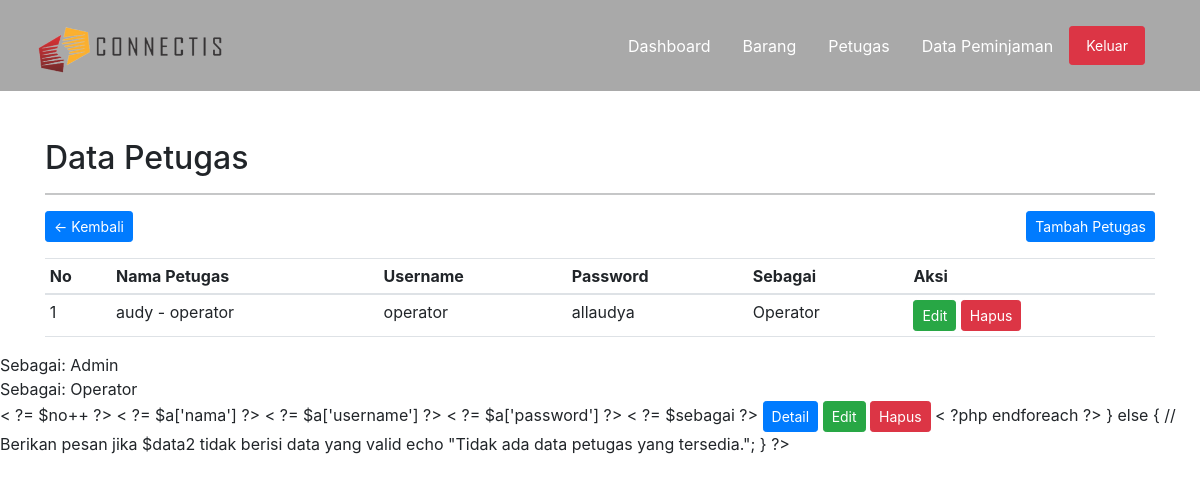
The app's page /admin/data-petugas.php (signed in) with its own data.
### tables this page shows
CREATE TABLE `users` (
  `id_user` int NOT NULL,
  `nama` varchar(50) NOT NULL,
  `username` varchar(30) NOT NULL,
  `password` varchar(100) NOT NULL,
  `id_level` enum('1','2') NOT NULL
);

### admin/include/petugas.php (the view)
<div class="container mt-5">
  <h2>Data Petugas</h2>
  <hr>
  <a href="index.php" class="btn btn-primary btn-sm float-left">← Kembali</a>
  <a href="?h=tambah-petugas" class="btn btn-primary btn-sm float-right">Tambah Petugas</a>
  <div class="clearfix"></div>
  <table class="table table-sm mt-3">
    <thead>
      <tr>
 <th>No</th>
 <th>Nama Petugas</th>
 <th>Username</th>
 <th>Password</th>
 <th>Sebagai</th>
 <th>Aksi</th>
      </tr>
    </thead>
    <tbody>
      <?php
          foreach ($petugas as $r):
            $r['id_level'] == 2 ? $sebagai = 'Operator' : $sebagai = 'Admin';
        ?>
      <tr>
            <td><?= $no++ ?></td>
            <td><?= $r['nama'] ?></td>
            <td><?= $r['username'] ?></td>
            <td><?= $r['password'] ?></td>
            <td><?= $sebagai ?></td>
        <td>
          <div class="d-inline">
              <a href="?p=edit-petugas&id=<?= $r['id_user'] ?>" class="btn btn-success btn-sm">Edit</a>
              <a href="?p=hapus-petugas&id=<?= $r['id_user'] ?>" class="btn btn-danger btn-sm" onclick="return confirm('Hapus data ini?')">Hapus</a>
          </div>
      </td>
      </tr>
      <?php endforeach ?>
    </tbody>
  </table>
</div>
<?php
$data2 = array(
    array('id_level' => 2),
    array('id_level' => 1),
);
if (is_array($data2) || is_object($data2)) {
    foreach ($data2 as $a) {
        $sebagai = ($a['id_level'] == 2) ? "Admin" : "Operator";
        echo "Sebagai: " . $sebagai . "<br>";
    }
} else {
    echo "Error: Data tidak valid!";
}
?>
<tr>
    <td>< ?= $no++ ?></td>
    <td>< ?= $a['nama'] ?></td>
    <td>< ?= $a['username'] ?></td>
    <td>< ?= $a['password'] ?></td>
    <td>< ?= $sebagai ?></td>
    <td>
        <div class="d-inline">
            <a href="?h=detail-petugas&id=< ?= $a['id_user'] ?>" class="btn btn-primary btn-sm">Detail</a>
            <a href="?h=edit-petugas&id=< ?= $a['id_user'] ?>" class="btn btn-success btn-sm">Edit</a>
            <a href="?h=hapus-petugas&id=< ?= $a['id_user'] ?>" class="btn btn-danger btn-sm" onclick="return confirm('Hapus data ini?')">Hapus</a>
        </div>
    </td>
</tr>
< ?php endforeach ?>
} else {
    // Berikan pesan jika $data2 tidak berisi data yang valid
    echo "<tr><td colspan='6'>Tidak ada data petugas yang tersedia.</td></tr>";
}
?>

### records on screen
users: nama "audy - operator", username "operator", password "allaudya", sebagai "Operator"

### other values on screen
$sebagai "Admin"
$sebagai "Operator"
